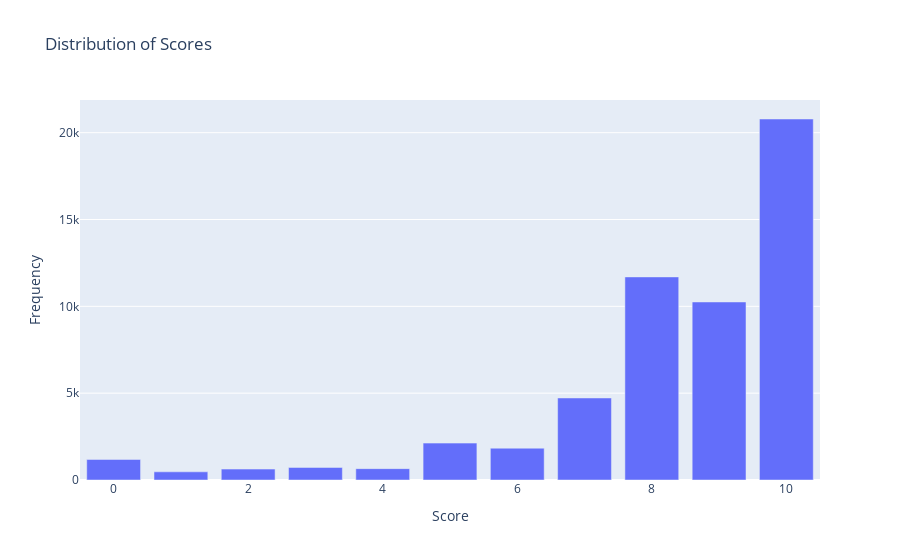

The notebook cell this image was saved under:
### Code cell
# Count the frequency of each score
score_counts = df['Overall Satisfaction'].value_counts().sort_index()
recommend_score_counts = df['Overall Satisfaction'].value_counts().sort_index()

# Create a bar chart
fig = go.Figure(data=go.Bar(x=score_counts.index, y=score_counts.values))
# fig = go.Figure(data=go.Bar(x=recommend_score_counts.index, y=recommend_score_counts.values))
fig.update_layout(title='Distribution of Scores', xaxis_title='Score', yaxis_title='Frequency')
fig.show()

### Figure 1 — Plotly figure (JSON) as saved in the notebook; plotly's stock layout.template omitted (floating-point values rounded to 4 significant figures)
{"data": [{"type": "bar", "x": [0, 1, 2, 3, 4, 5, 6, 7, 8, 9, 10], "y": [1183, 471, 628, 723, 654, 2124, 1831, 4723, 11695, 10252, 20788]}], "layout": {"title": {"text": "Distribution of Scores"}, "xaxis": {"title": {"text": "Score"}}, "yaxis": {"title": {"text": "Frequency"}}}}
